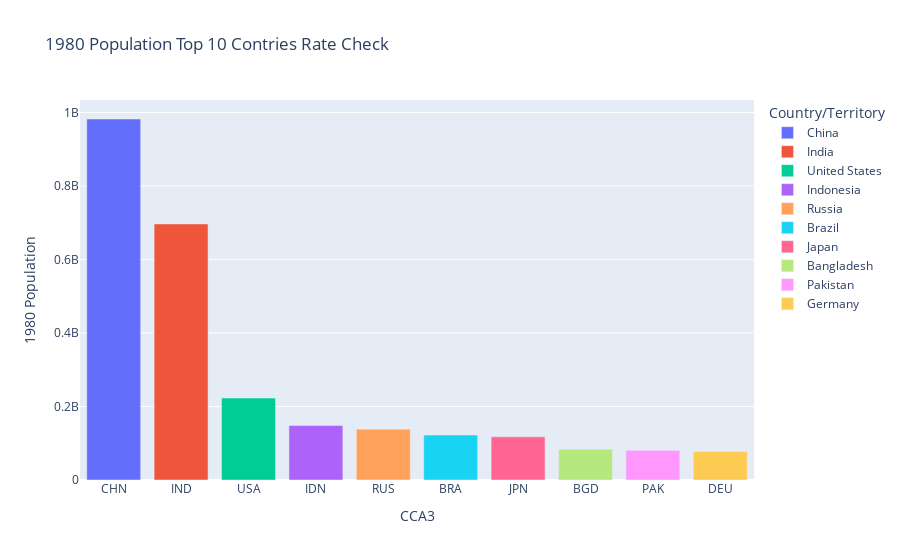

This figure's notebook cell:
### Code cell
Population_1980=df.sort_values(by="1980 Population",ascending=False).head(10) 
fig=px.bar(data_frame=Population_1980,x="CCA3",y="1980 Population",color="Country/Territory",title="1980 Population Top 10 Contries Rate Check")
fig.show()

### Figure 1 — Plotly figure (JSON) as saved in the notebook; plotly's stock layout.template omitted (floating-point values rounded to 4 significant figures)
{"data": [{"hovertemplate": "Country/Territory=China<br>CCA3=%{x}<br>1980 Population=%{y}<extra></extra>", "legendgroup": "China", "marker": {"color": "#636efa", "pattern": {"shape": ""}}, "name": "China", "orientation": "v", "showlegend": true, "textposition": "auto", "type": "bar", "x": ["CHN"], "xaxis": "x", "y": [982372466], "yaxis": "y"}, {"hovertemplate": "Country/Territory=India<br>CCA3=%{x}<br>1980 Population=%{y}<extra></extra>", "legendgroup": "India", "marker": {"color": "#EF553B", "pattern": {"shape": ""}}, "name": "India", "orientation": "v", "showlegend": true, "textposition": "auto", "type": "bar", "x": ["IND"], "xaxis": "x", "y": [696828385], "yaxis": "y"}, {"hovertemplate": "Country/Territory=United States<br>CCA3=%{x}<br>1980 Population=%{y}<extra></extra>", "legendgroup": "United States", "marker": {"color": "#00cc96", "pattern": {"shape": ""}}, "name": "United States", "orientation": "v", "showlegend": true, "textposition": "auto", "type": "bar", "x": ["USA"], "xaxis": "x", "y": [223140018], "yaxis": "y"}, {"hovertemplate": "Country/Territory=Indonesia<br>CCA3=%{x}<br>1980 Population=%{y}<extra></extra>", "legendgroup": "Indonesia", "marker": {"color": "#ab63fa", "pattern": {"shape": ""}}, "name": "Indonesia", "orientation": "v", "showlegend": true, "textposition": "auto", "type": "bar", "x": ["IDN"], "xaxis": "x", "y": [148177096], "yaxis": "y"}, {"hovertemplate": "Country/Territory=Russia<br>CCA3=%{x}<br>1980 Population=%{y}<extra></extra>", "legendgroup": "Russia", "marker": {"color": "#FFA15A", "pattern": {"shape": ""}}, "name": "Russia", "orientation": "v", "showlegend": true, "textposition": "auto", "type": "bar", "x": ["RUS"], "xaxis": "x", "y": [138257420], "yaxis": "y"}, {"hovertemplate": "Country/Territory=Brazil<br>CCA3=%{x}<br>1980 Population=%{y}<extra></extra>", "legendgroup": "Brazil", "marker": {"color": "#19d3f3", "pattern": {"shape": ""}}, "name": "Brazil", "orientation": "v", "showlegend": true, "textposition": "auto", "type": "bar", "x": ["BRA"], "xaxis": "x", "y": [122288383], "yaxis": "y"}, {"hovertemplate": "Country/Territory=Japan<br>CCA3=%{x}<br>1980 Population=%{y}<extra></extra>", "legendgroup": "Japan", "marker": {"color": "#FF6692", "pattern": {"shape": ""}}, "name": "Japan", "orientation": "v", "showlegend": true, "textposition": "auto", "type": "bar", "x": ["JPN"], "xaxis": "x", "y": [117624196], "yaxis": "y"}, {"hovertemplate": "Country/Territory=Bangladesh<br>CCA3=%{x}<br>1980 Population=%{y}<extra></extra>", "legendgroup": "Bangladesh", "marker": {"color": "#B6E880", "pattern": {"shape": ""}}, "name": "Bangladesh", "orientation": "v", "showlegend": true, "textposition": "auto", "type": "bar", "x": ["BGD"], "xaxis": "x", "y": [83929765], "yaxis": "y"}, {"hovertemplate": "Country/Territory=Pakistan<br>CCA3=%{x}<br>1980 Population=%{y}<extra></extra>", "legendgroup": "Pakistan", "marker": {"color": "#FF97FF", "pattern": {"shape": ""}}, "name": "Pakistan", "orientation": "v", "showlegend": true, "textposition": "auto", "type": "bar", "x": ["PAK"], "xaxis": "x", "y": [80624057], "yaxis": "y"}, {"hovertemplate": "Country/Territory=Germany<br>CCA3=%{x}<br>1980 Population=%{y}<extra></extra>", "legendgroup": "Germany", "marker": {"color": "#FECB52", "pattern": {"shape": ""}}, "name": "Germany", "orientation": "v", "showlegend": true, "textposition": "auto", "type": "bar", "x": ["DEU"], "xaxis": "x", "y": [77786703], "yaxis": "y"}], "layout": {"barmode": "relative", "legend": {"title": {"text": "Country/Territory"}, "tracegroupgap": 0}, "title": {"text": "1980 Population Top 10 Contries Rate Check"}, "xaxis": {"anchor": "y", "domain": [0, 1], "title": {"text": "CCA3"}}, "yaxis": {"anchor": "x", "domain": [0, 1], "title": {"text": "1980 Population"}}}}
